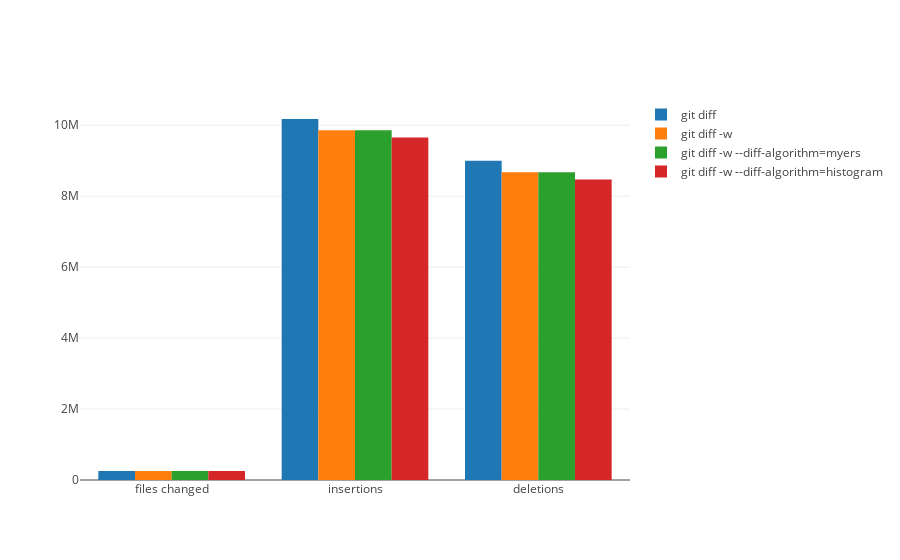

Notebook source saved alongside this figure:
### Code cell
trace1 = go.Bar(
    x=['files changed', 'insertions', 'deletions'],
    y=[file_sum1, ins_sum1, del_sum1],
    name='git diff'
)
trace2 = go.Bar(
    x=['files changed', 'insertions', 'deletions'],
    y=[file_sum2, ins_sum2, del_sum2],
    name='git diff -w'
)
trace3 = go.Bar(
    x=['files changed', 'insertions', 'deletions'],
    y=[file_sum3, ins_sum3, del_sum3],
    name='git diff -w --diff-algorithm=myers'
)
trace4 = go.Bar(
    x=['files changed', 'insertions', 'deletions'],
    y=[file_sum4, ins_sum4, del_sum4],
    name='git diff -w --diff-algorithm=histogram'
)

data = [trace1, trace2, trace3, trace4]
layout = go.Layout(
    barmode='group'
)

init_notebook_mode(connected=True)
fig = go.Figure(data=data, layout=layout)
iplot(fig, show_link=False)

### Figure 1 — Plotly figure (JSON) as saved in the notebook; plotly's stock layout.template omitted (floating-point values rounded to 4 significant figures)
{"data": [{"name": "git diff", "type": "bar", "x": ["files changed", "insertions", "deletions"], "y": [251329, 10175878, 8996806]}, {"name": "git diff -w", "type": "bar", "x": ["files changed", "insertions", "deletions"], "y": [251329, 9856798, 8677726]}, {"name": "git diff -w --diff-algorithm=myers", "type": "bar", "x": ["files changed", "insertions", "deletions"], "y": [251329, 9856798, 8677726]}, {"name": "git diff -w --diff-algorithm=histogram", "type": "bar", "x": ["files changed", "insertions", "deletions"], "y": [251329, 9651627, 8472555]}], "layout": {"barmode": "group"}}
